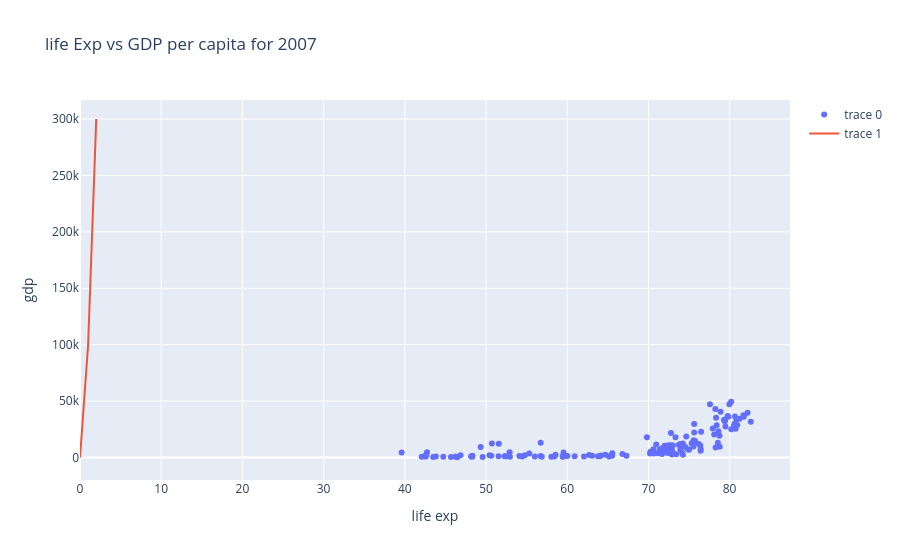

Source (notebook cell):
### Code cell
trace1=go.Scatter(x=temp_df['lifeExp'],y=temp_df['gdpPercap'],mode='markers')
trace2=go.Scatter(x=[0,1,2],y=[0,99999,300000],mode='lines')
data=[trace1,trace2]

layout=go.Layout(title='life Exp vs GDP per capita for 2007',xaxis={'title':'life exp'},yaxis={'title':'gdp'})
fig=go.Figure(data,layout)
fig.show()

### Figure 1 — Plotly figure (JSON) as saved in the notebook; plotly's stock layout.template omitted (floating-point values rounded to 4 significant figures; data arrays with more than 128 entries replaced by an {"elided": "..."} marker saying what was removed)
{"data": [{"mode": "markers", "type": "scatter", "x": {"elided": "142 float values"}, "y": {"elided": "142 float values"}}, {"mode": "lines", "type": "scatter", "x": [0, 1, 2], "y": [0, 99999, 300000]}], "layout": {"title": {"text": "life Exp vs GDP per capita for 2007"}, "xaxis": {"title": {"text": "life exp"}}, "yaxis": {"title": {"text": "gdp"}}}}
